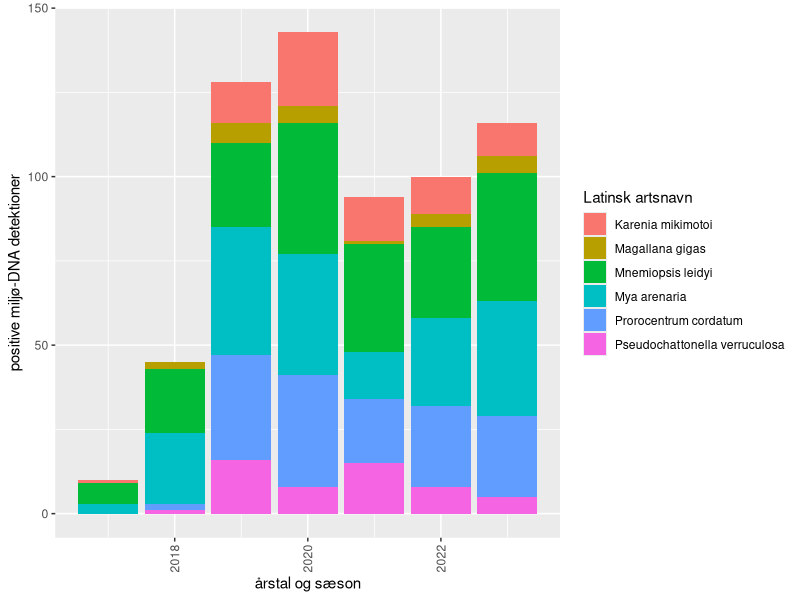

Generate this figure with R:
# example
#
df_A12<- structure(list(Lat_Species = c("Karenia mikimotoi", "Karenia mikimotoi", 
                                        "Karenia mikimotoi", "Karenia mikimotoi", "Karenia mikimotoi", 
                                        "Karenia mikimotoi", "Karenia mikimotoi", "Karenia mikimotoi", 
                                        "Karenia mikimotoi", "Karenia mikimotoi", "Karenia mikimotoi", 
                                        "Magallana gigas", "Magallana gigas", "Magallana gigas", "Magallana gigas", 
                                        "Magallana gigas", "Magallana gigas", "Magallana gigas", "Magallana gigas", 
                                        "Magallana gigas", "Magallana gigas", "Magallana gigas", "Mnemiopsis leidyi", 
                                        "Mnemiopsis leidyi", "Mnemiopsis leidyi", "Mnemiopsis leidyi", 
                                        "Mnemiopsis leidyi", "Mnemiopsis leidyi", "Mnemiopsis leidyi", 
                                        "Mnemiopsis leidyi", "Mnemiopsis leidyi", "Mnemiopsis leidyi", 
                                        "Mnemiopsis leidyi", "Mnemiopsis leidyi", "Mnemiopsis leidyi", 
                                        "Mya arenaria", "Mya arenaria", "Mya arenaria", "Mya arenaria", 
                                        "Mya arenaria", "Mya arenaria", "Mya arenaria", "Mya arenaria", 
                                        "Mya arenaria", "Mya arenaria", "Mya arenaria", "Mya arenaria", 
                                        "Mya arenaria", "Prorocentrum cordatum", "Prorocentrum cordatum", 
                                        "Prorocentrum cordatum", "Prorocentrum cordatum", "Prorocentrum cordatum", 
                                        "Prorocentrum cordatum", "Prorocentrum cordatum", "Prorocentrum cordatum", 
                                        "Prorocentrum cordatum", "Prorocentrum cordatum", "Prorocentrum cordatum", 
                                        "Pseudochattonella verruculosa", "Pseudochattonella verruculosa", 
                                        "Pseudochattonella verruculosa", "Pseudochattonella verruculosa", 
                                        "Pseudochattonella verruculosa", "Pseudochattonella verruculosa", 
                                        "Pseudochattonella verruculosa", "Pseudochattonella verruculosa", 
                                        "Pseudochattonella verruculosa", "Pseudochattonella verruculosa", 
                                        "Pseudochattonella verruculosa"), yer = c(2017L, 2019L, 2019L, 
                                                                                  2020L, 2020L, 2021L, 2021L, 2022L, 2022L, 2023L, 2023L, 2018L, 
                                                                                  2018L, 2019L, 2019L, 2020L, 2020L, 2021L, 2022L, 2022L, 2023L, 
                                                                                  2023L, 2017L, 2018L, 2018L, 2019L, 2019L, 2020L, 2020L, 2021L, 
                                                                                  2021L, 2022L, 2022L, 2023L, 2023L, 2017L, 2018L, 2018L, 2019L, 
                                                                                  2019L, 2020L, 2020L, 2021L, 2021L, 2022L, 2022L, 2023L, 2023L, 
                                                                                  2018L, 2019L, 2019L, 2020L, 2020L, 2021L, 2021L, 2022L, 2022L, 
                                                                                  2023L, 2023L, 2018L, 2019L, 2019L, 2020L, 2020L, 2021L, 2021L, 
                                                                                  2022L, 2022L, 2023L, 2023L), ssn.per = c("jul - nov", "jan - jun", 
                                                                                                                           "jul - nov", "jan - jun", "jul - nov", "jan - jun", "jul - nov", 
                                                                                                                           "jan - jun", "jul - nov", "jan - jun", "jul - nov", "jan - jun", 
                                                                                                                           "jul - nov", "jan - jun", "jul - nov", "jan - jun", "jul - nov", 
                                                                                                                           "jan - jun", "jan - jun", "jul - nov", "jan - jun", "jul - nov", 
                                                                                                                           "jul - nov", "jan - jun", "jul - nov", "jan - jun", "jul - nov", 
                                                                                                                           "jan - jun", "jul - nov", "jan - jun", "jul - nov", "jan - jun", 
                                                                                                                           "jul - nov", "jan - jun", "jul - nov", "jul - nov", "jan - jun", 
                                                                                                                           "jul - nov", "jan - jun", "jul - nov", "jan - jun", "jul - nov", 
                                                                                                                           "jan - jun", "jul - nov", "jan - jun", "jul - nov", "jan - jun", 
                                                                                                                           "jul - nov", "jul - nov", "jan - jun", "jul - nov", "jan - jun", 
                                                                                                                           "jul - nov", "jan - jun", "jul - nov", "jan - jun", "jul - nov", 
                                                                                                                           "jan - jun", "jul - nov", "jan - jun", "jan - jun", "jul - nov", 
                                                                                                                           "jan - jun", "jul - nov", "jan - jun", "jul - nov", "jan - jun", 
                                                                                                                           "jul - nov", "jan - jun", "jul - nov"), tot_sum.orgFnd = c(1, 
                                                                                                                                                                                      5, 7, 13, 9, 2, 11, 3, 8, 2, 8, 1, 1, 5, 1, 3, 2, 1, 2, 2, 3, 
                                                                                                                                                                                      2, 6, 2, 17, 8, 17, 17, 22, 12, 20, 7, 20, 19, 19, 3, 16, 5, 
                                                                                                                                                                                      26, 12, 23, 13, 10, 4, 18, 8, 20, 14, 2, 13, 18, 12, 21, 2, 17, 
                                                                                                                                                                                      3, 21, 5, 19, 1, 7, 9, 4, 4, 6, 9, 5, 3, 3, 2), tot_sum_orgsrch = c(11, 
                                                                                                                                                                                                                                                          36, 20, 30, 22, 27, 20, 27, 21, 24, 19, 37, 21, 36, 20, 30, 22, 
                                                                                                                                                                                                                                                          27, 27, 21, 24, 19, 11, 27, 19, 36, 20, 30, 22, 27, 20, 27, 21, 
                                                                                                                                                                                                                                                          24, 19, 11, 27, 19, 36, 20, 30, 22, 27, 20, 27, 21, 24, 19, 38, 
                                                                                                                                                                                                                                                          36, 20, 30, 22, 27, 20, 27, 21, 24, 19, 27, 36, 20, 30, 22, 27, 
                                                                                                                                                                                                                                                          20, 27, 21, 24, 19)), row.names = c(NA, -70L), class = c("tbl_df", 
                                                                                                                                                                                                                                                                                                                   "tbl", "data.frame"))
library(ggplot2)
# make stacked bar plot
p05 <- ggplot(df_A12, aes(fill=Lat_Species, 
                          y=tot_sum.orgFnd, 
                          x=yer)) + 
  theme(axis.text.x = element_text(angle=90, vjust=.5, hjust=1)) +
  labs(y = "positive miljø-DNA detektioner", x = "årstal og sæson") + 
  guides(fill=guide_legend(title="Latinsk artsnavn")) +
  geom_bar(position='stack', stat='identity')

p05
#